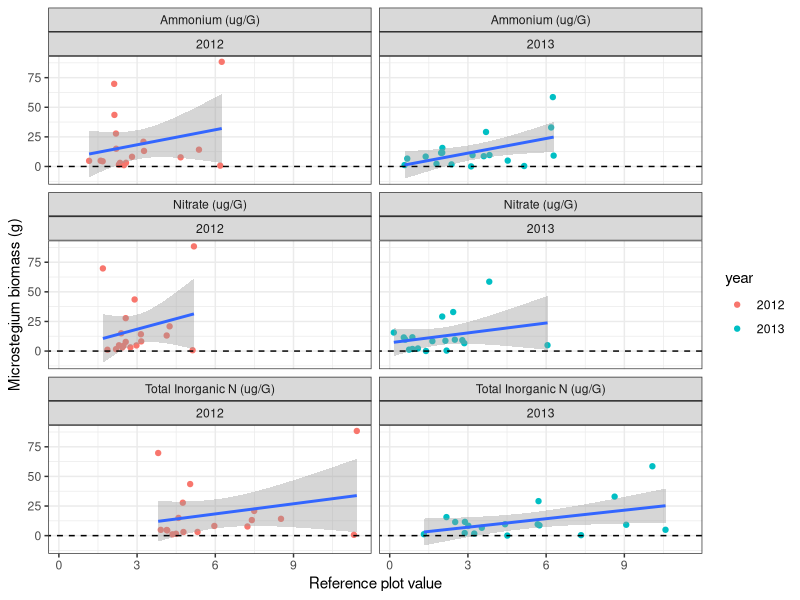
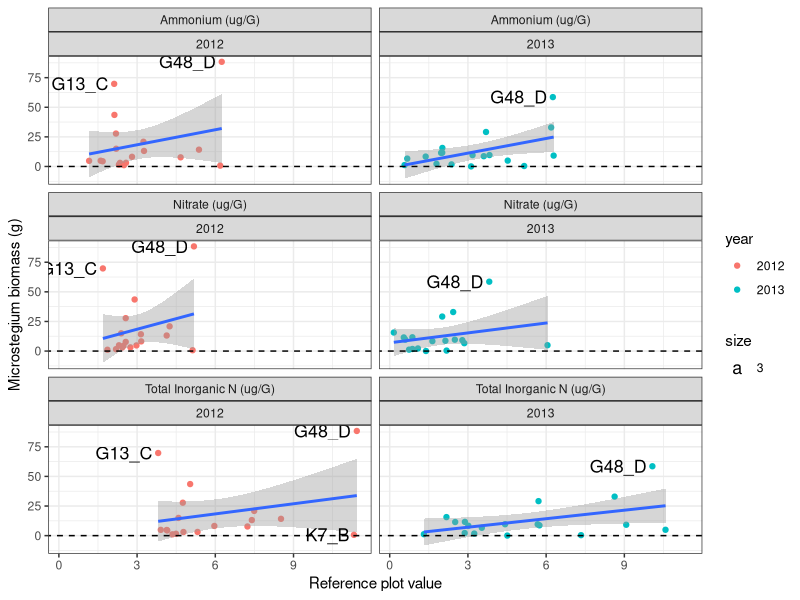
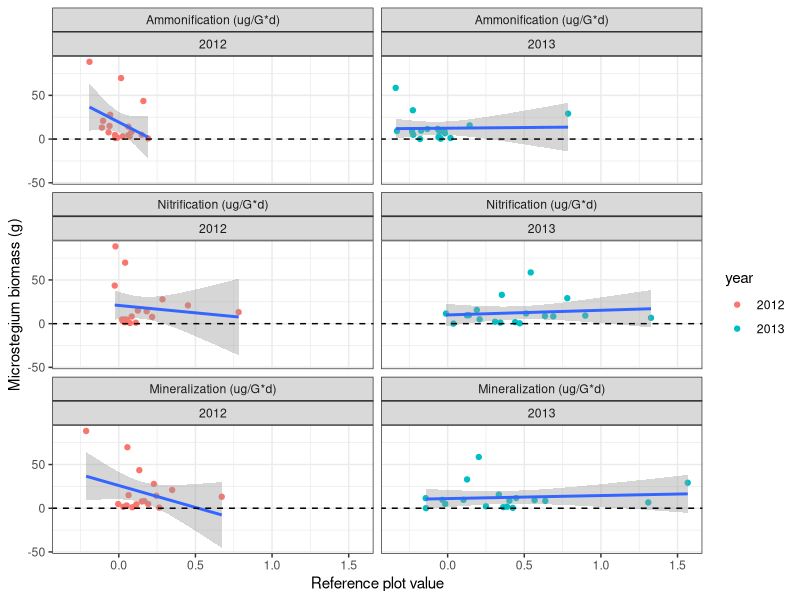
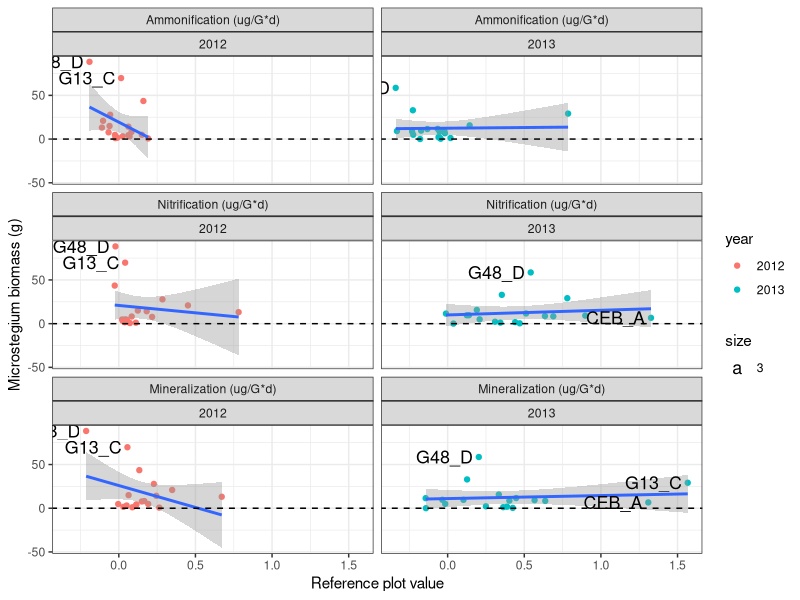
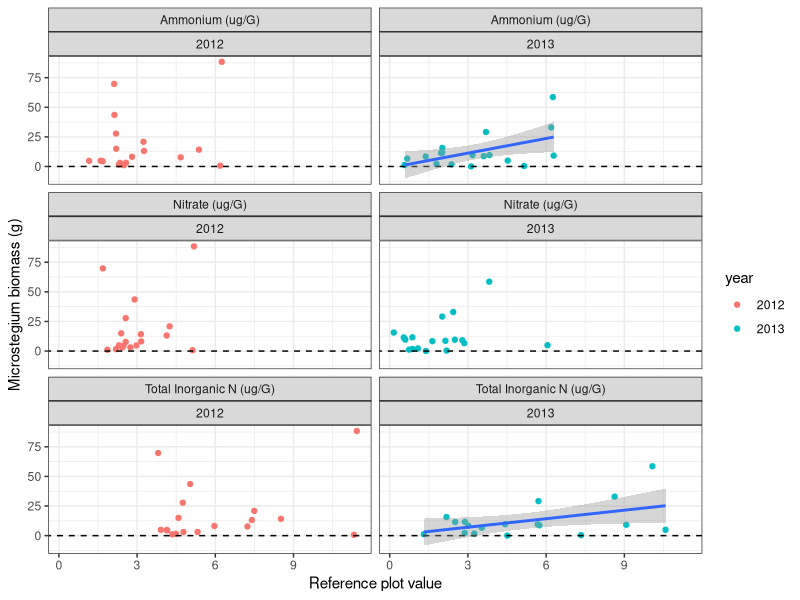
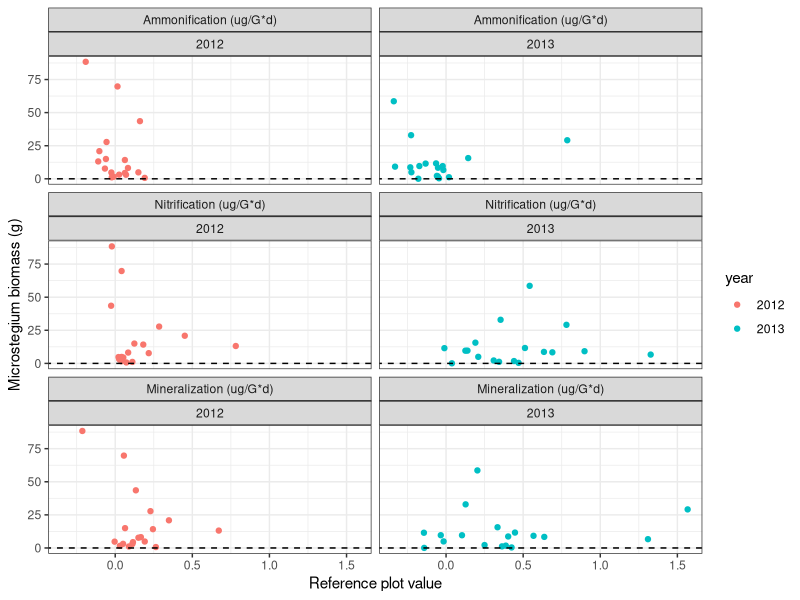
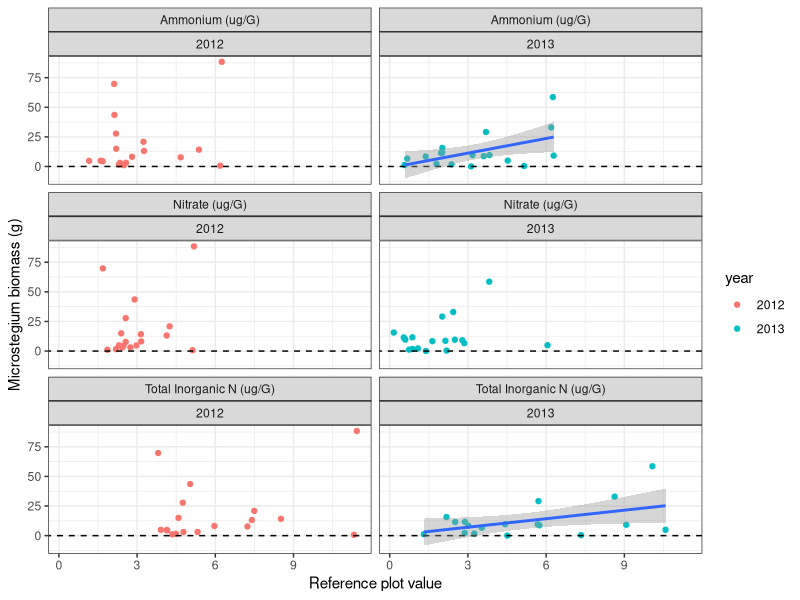
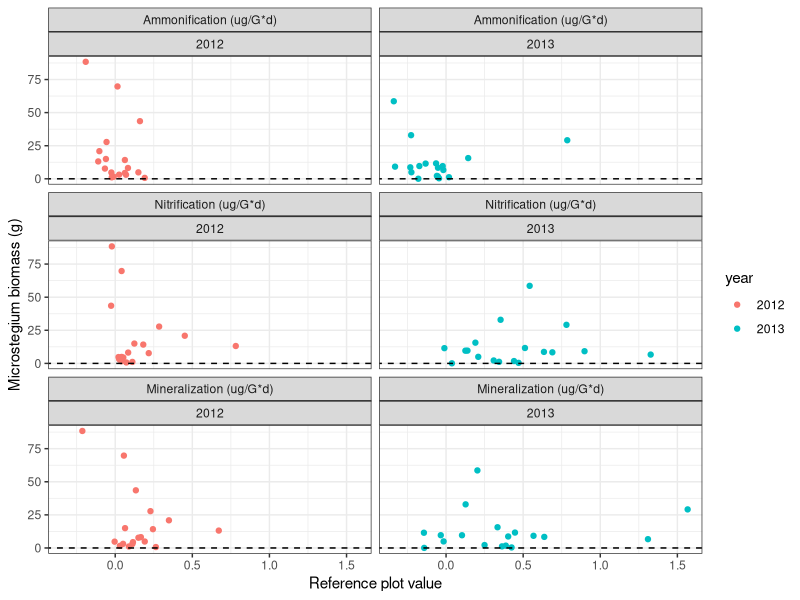

The R script that drew these images, in order:
#question1.R
#files needed: tab-delim files in 'e8DataPackage_080314_clean' folder
#question1: How does invader biomass vary across resource availability?

library(ggplot2); theme_set(theme_bw())
library(dplyr)
library(reshape2)
library(doBy)
#########################################################
#load data

#soil data (sd)
sd<-read.table("e8DataPackage_080314_clean/e8_plothalfSoilData_clean.txt",header=TRUE,sep="\t")
sd_dic<-read.table("e8DataPackage_080314_clean/e8_plothalfSoilData_dictionary_clean.txt",header=TRUE,sep="\t")

#veg data (vd)
vd<-read.table("e8DataPackage_080314_clean/e8_plothalfVegData_clean.txt",header=TRUE,sep="\t")
vd_dic<-read.table("e8DataPackage_080314_clean/e8_plothalfVegData_dictionary_clean.txt",header=TRUE,sep="\t")


#########################################################
#Make dataframe to plot: invader biomass vs native subplot resource availability

#pull out just the invaded rows of data
vdt1<-filter(vd,inv == "I")
#make a df with just 2012 and 2013 data
vdt2<-filter(vdt1,year != "2011")
dim(vdt2)

#pull out just the native rows of data
sdt1<-filter(sd,inv == "N") 
#make a df for the top depth
sdt2<-filter(sdt1,depth == "T") 
dim(sdt2)

#merge the veg and soil dfs by plotid
test<-cbind(sdt2[,'plotid'],vdt2[,'plotid'])
test #are plotid rows aligned? yes.
colnames(sdt2); colnames(vdt2)

sv<-cbind(sdt2[,c(1,3:16)], yrplotname=sdt2[,18], vdt2[,7:11], total=vdt2[,16])

#########################################################
#Invader biomass vs native subplot resource availability... color points by year

#Make dataframes to plot 1) nhi, noi and 2) toti
colnames(sv)
sv1<-sv[,c(15,1,7,8,9,10,11,12,17)]
#for nhi, noi, toti
sv.n<-melt(sv1, measure.var=c('nhi','noi','toti'))
sv.n$year<-as.factor(sv.n$year)
head(sv.n) 
#for ammonif, nitrif, minze
sv.m<-melt(sv1, measure.var=c('ammonifd','nitrifd','minzd'))
sv.m$year<-as.factor(sv.m$year)
head(sv.m)

#Fxn to rename variables for ggplot
PrettyVaribNames<-function(df, prettynames, vars){
  prettydf <- df
  for (i in 1:length(vars)){
    levels(prettydf$variable)[levels(prettydf$variable)==vars[i]] <- prettynames[i]
  }
  return (prettydf)
}

#Provide pretty varibale names using fxn
prettynames<-c("Ammonium (ug/G)","Nitrate (ug/G)","Total Inorganic N (ug/G)","Ammonification (ug/G*d)","Nitrification (ug/G*d)","Mineralization (ug/G*d)","Soil Moisture (%)") #for all
vars<-c('nhi','noi','toti','ammonifd','nitrifd','minzd','soilmoi') #for all
sv.n.pretty<-PrettyVaribNames(sv.n, prettynames, vars) #for plot with nhi and noi
sv.m.pretty<-PrettyVaribNames(sv.m, prettynames, vars) #for plot with toti

#Ammonium, Nitrate, Total inorganic N
p1.n<-ggplot(sv.n.pretty,aes(sv.n.pretty, x=value, y = mv)) + geom_point(aes(color=year)) + facet_wrap(~variable+year, scales='fixed', ncol=2) + xlab("Reference plot value") + ylab("Microstegium biomass (g)") + geom_smooth(method='lm',se=T) + geom_abline(intercept=0, slope=0, lty=2, color=1)
p1.n
#ggsave(file = "p1_n.png",scale=1,width = 6, height = 6)
#p1.n + geom_text(aes(label=plotname),hjust=1.1, size=3)
p1.n + geom_text(aes(label=ifelse((value>4*IQR(value)|mv>4*IQR(mv)),as.character(plotname)," "), hjust=1.1, size=3)) #label outliers
#ggsave(file = "p1_n_labels.png",scale=1,width = 6, height = 6)

#Total inorganic N
p1.m<-ggplot(sv.m.pretty,aes(sv.m.pretty, x=value, y = mv)) + geom_point(aes(color=year)) + facet_wrap(~variable+year, scales='fixed', ncol=2) + xlab("Reference plot value") + ylab("Microstegium biomass (g)") + geom_smooth(method='lm',se=T) + geom_abline(intercept=0, slope=0, lty=2, color=1)
p1.m
#ggsave(file = "p1_m.png",scale=1,width = 6, height = 6)
#p1 + geom_text(aes(label=plotname),hjust=1.1, size=3)
p1.m + geom_text(aes(label=ifelse((value>4*IQR(value)|mv>4*IQR(mv)),as.character(plotname)," "), hjust=1.1, size=3)) #label outliers
#ggsave(file = "p1_m_labels.png",scale=1,width = 6, height = 6)

##########################
#linear model
sv12<-sv1[sv1$year=='2012',]
sv13<-sv1[sv1$year=='2013',]

#Fxns to use within loop
GetPvals<-function(fit){
  store<-numeric(0)
  pvalx<-summary(fit)$coefficients[2,4]
  r2<-summary(fit)$r.squared
  row<-c(pvalx, r2)
  store<-rbind(store,row)
  colnames(store)<-c('pvalx','r2')  
  return(store)
}
GetCoefs<-function(fit){
  store<-numeric(0)
  int<-summary(fit)$coefficients[1,1]
  coefx<-summary(fit)$coefficients[2,1]
  row<-c(int, coefx)
  store<-rbind(store,row)
  colnames(store)<-c('int', 'coefx')
  return(store)
}

colnames(sv12)
stcol<-3
endcol<-8
#Fxn to calc pvals and coefs
AnotherFxn<-function(data, stcol, endcol){
  xvars<-colnames(data)[stcol:endcol]
  store<-numeric(0)
  i<-0
  for (i in 1:length(xvars)){
    x<-data[,i+stcol-1]
    y<-data[,'mv']
    df<-data.frame(x,y)
    fit<-lm(y ~ x, df)
    pvals<-GetPvals(fit)
    coefs<-GetCoefs(fit)
    row<-c(pvals,coefs)
    store<-rbind(store,row)
  }
  return(store)
} #need to check this.

#Do it!
result12<-AnotherFxn(sv12, stcol,endcol)
colnames(result12)<-c('pvalx','r2','int', 'coefx')
result12
result13<-AnotherFxn(sv13, stcol, endcol)
colnames(result13)<-c('pvalx','r2','int', 'coefx')
result13
#Make a nice table
varnum<-endcol-stcol+1
year<-c(rep('2012',varnum),rep('2013',varnum))
varna<-c("Ammonium (ug/G)","Nitrate (ug/G)","Total Inorganic N (ug/G)",
         "Ammonification (ug/G*d)","Nitrification (ug/G*d)","Mineralization (ug/G*d)")
xvar<-rep(varna,2)
tmp1<-rbind(result12,result13)
tmp2<-data.frame(xvar,year,tmp1)
tmp3<-orderBy(~xvar,tmp2)
colnames(tmp3)
tmp3[,3:6]<-round(tmp3[,3:6], digits=2)
tab<-tmp3
tab
write.table(tab, file='q1tab.txt', sep="\t", row.names=F)


# plot just the significant correlations
## indicate whether signif as a column in the dataset

## do this for s.n.pretty
head(sv.n.pretty)
sv.n.pretty$signif0<-rep(NA,dim(sv.n.pretty)[1])
### fill in signif0 for s.n.pretty
filter1<-sv.n.pretty$year == 2013 & sv.n.pretty$variable == "Ammonium (ug/G)"
filter2<-sv.n.pretty$year == 2013 & sv.n.pretty$variable == "Total Inorganic N (ug/G)"
lgth<-length(sv.n.pretty[filter1,'signif0'])
sv.n.pretty[filter1,'signif0']<-rep(1,lgth)
sv.n.pretty[filter2,'signif0']<-rep(1,lgth)
View(sv.n.pretty)

## do this for s.m.pretty
head(sv.m.pretty)
sv.m.pretty$signif0<-rep(NA,dim(sv.m.pretty)[1])
### fill in signif0 for s.m.pretty
#none are signif

# plot
p1.n1<-ggplot(sv.n.pretty,aes(sv.n.pretty, x=value, y = mv)) + geom_point(aes(color=year)) + facet_wrap(~variable+year, scales='fixed', ncol=2) + xlab("Reference plot value") + ylab("Microstegium biomass (g)") +  geom_abline(intercept=0, slope=0, lty=2, color=1)
p1.n1 + geom_smooth(data=subset(sv.n.pretty, signif0 == 1), method=lm,se=T)
ggsave(file = "p1_n_signif.png",scale=1,width = 6, height = 6)

p1.m<-ggplot(sv.m.pretty,aes(sv.m.pretty, x=value, y = mv)) + geom_point(aes(color=year)) + facet_wrap(~variable+year, scales='fixed', ncol=2) + xlab("Reference plot value") + ylab("Microstegium biomass (g)") + geom_abline(intercept=0, slope=0, lty=2, color=1)
p1.m #none are signif
ggsave(file = "p1_m_signif.png",scale=1,width = 6, height = 6)
